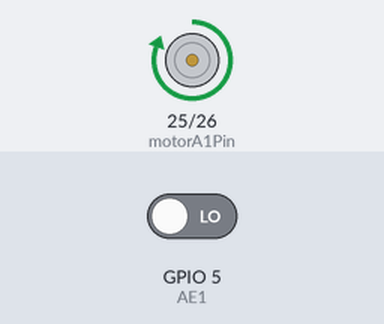
Bench run of a sketch on a simulated ESP32. Shown: motor-driver pin pairs drawn as motors (green arrow = first pin HIGH = forward, orange = second pin HIGH = backward, longer = more drive). Inputs (shaded band) come from the test bench; at power-on: GPIO 5 (AE1) LOW. What the sketch prints to the serial monitor is not drawn.

Above: at 1.0 s.
At 2.5 s:
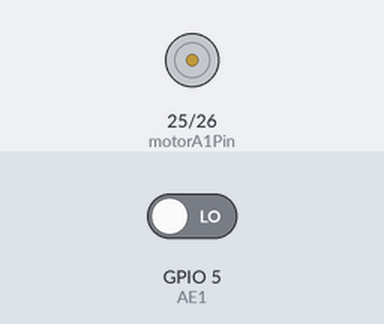
At 4.0 s:
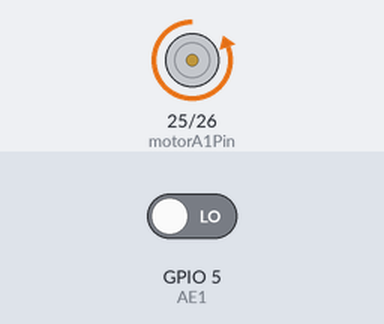
Timing chart, 0 to 7.8 s (numbered marks = the images above):
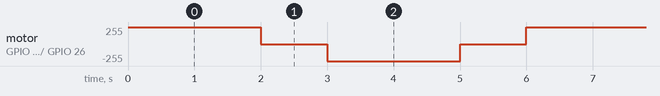

The sketch:

motor-dc.ino
```cpp
#define AE1 5   // Encoder pin1 for motor A
#define AE2 18  // Encoder pin2 for motor A

const int motorA1Pin = 25;  // Connect to A1 on DRV8833
const int motorA2Pin = 26;  // Connect to A2 on DRV8833

volatile int encoderCount = 0; // count encoder

void setup() {
  Serial.begin(9600);
  // Initialize motor control pins
  pinMode(motorA1Pin, OUTPUT);
  pinMode(motorA2Pin, OUTPUT);

  attachInterrupt(digitalPinToInterrupt(AE1), updateEncoders, RISING);
}

void loop() {
  // Move motor forward
  digitalWrite(motorA1Pin, HIGH);
  digitalWrite(motorA2Pin, LOW);
  delay(2000);  // Run motor for 2 seconds

  // Stop motor
  digitalWrite(motorA1Pin, LOW);
  digitalWrite(motorA2Pin, LOW);
  delay(1000);  // Stop for 1 second

  // Move motor backward
  digitalWrite(motorA1Pin, LOW);
  digitalWrite(motorA2Pin, HIGH);
  delay(2000);  // Run motor for 2 seconds

  // Stop motor again
  digitalWrite(motorA1Pin, LOW);
  digitalWrite(motorA2Pin, LOW);
  delay(1000);  // Stop for 1 second

  Serial.print("encoderCount=");
  Serial.println (encoderCount);
}

void updateEncoders() {
  // Read encoder states
  int stateA = digitalRead(AE1);
  int stateB = digitalRead(AE2);

  // Update encoder counts
  if (stateA > stateB) {
    encoderCount++;
  } else {
    encoderCount--;
  }
}
```

Measured:
- by itself, motor on GPIO 25 (motorA1Pin) / GPIO 26 (motorA2Pin): repeats every 6.0 s: stopped 1.0 s, backward 255/255 2.0 s, stopped 1.0 s, forward 255/255 2.0 s
